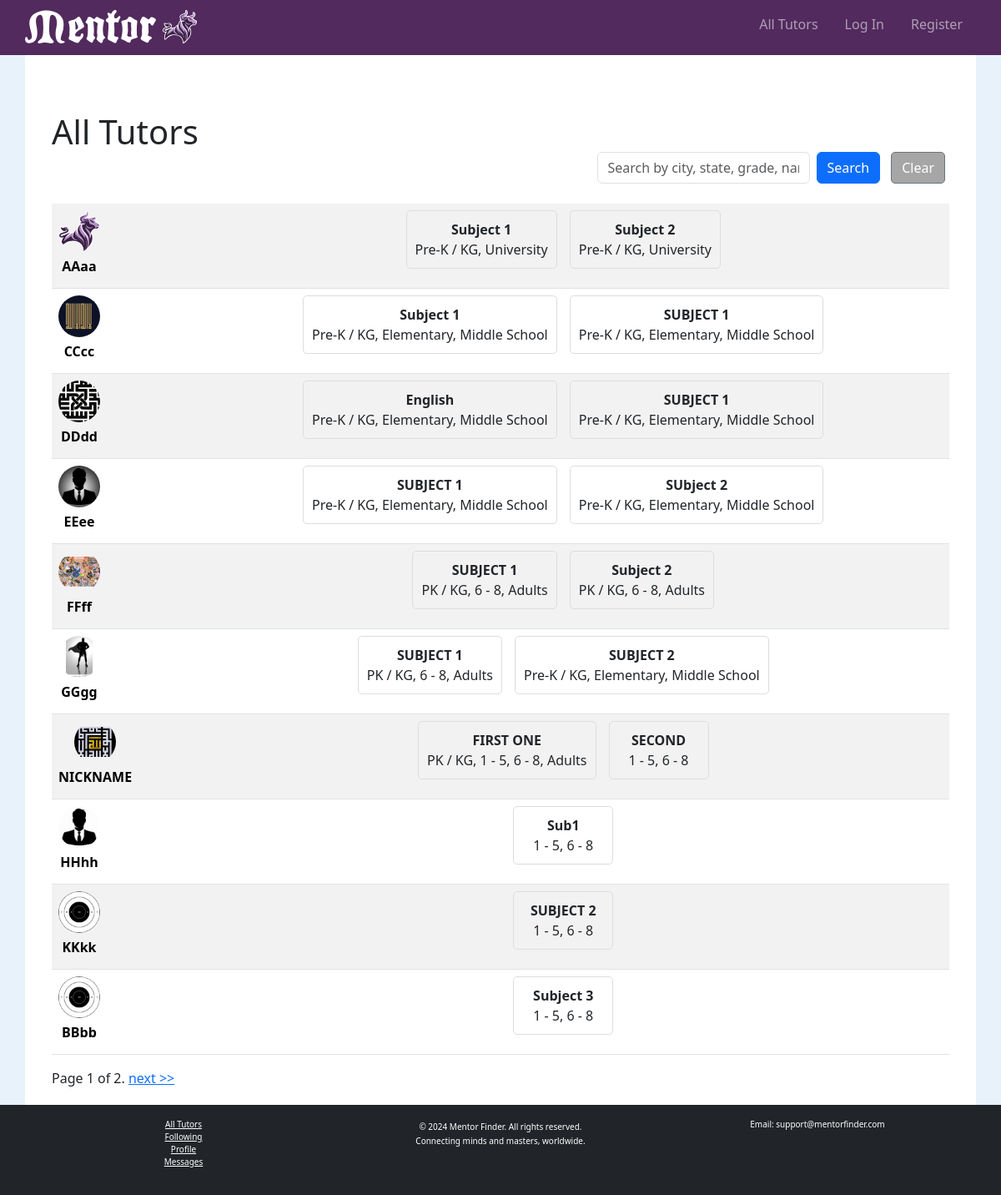
The page / on the database its author committed.
### tutorhub/models.py (models this page shows, shortened)
class User(AbstractUser):
    nickname = models.CharField(max_length=50, blank=True, null=True)
    email = models.EmailField(unique=True)
    is_tutor = models.BooleanField(default=False)
    street_address = models.TextField(blank=True, null=True)
    city = models.CharField(max_length=100, blank=True, null=True)
    state = models.CharField(max_length=100, blank=True, null=True)
    zip_code = models.CharField(max_length=10, blank=True, null=True)
    profile_image = models.ImageField(upload_to="profile_images/", blank=True, null=True)
    bio = models.TextField(blank=True, null=True)
    birthdate = models.DateField(blank=True, null=True)
    availability = models.JSONField(default=dict, blank=True, null=True)  # Only used if is_tutor is True
    subject_grades = models.ManyToManyField('SubjectGrade', blank=True, related_name="users")  # Added field
    liked_by = models.ManyToManyField("self", symmetrical=False, blank=True, related_name="liked_tutors")
    USERNAME_FIELD = "email"
    REQUIRED_FIELDS = ["username"]

class SubjectGrade(models.Model):
    tutor = models.ForeignKey(User, on_delete=models.CASCADE, related_name="tutor_subject_grades")
    subject = models.CharField(max_length=100)
    grade_levels = models.JSONField(default=list)  # Stores grade levels as a list (e.g., ["Elementary", "High School"])
    class Meta:
        unique_together = ('tutor', 'subject')  # Each tutor can teach a subject only once.

### tutorhub/views.py (the view, shortened to what this page needs)
# urls.py: path("", views.index, name="index"),
def index(request):
    query = request.GET.get('q', '').strip()
    view_type = request.GET.get('view', 'all')
    tutors = User.objects.filter(is_tutor=True)
    paginator = Paginator(tutors, 10)
    page_number = request.GET.get('page')
    page_obj = paginator.get_page(page_number)
    if view_type == "search":
        page_title = "Search Results"
    elif view_type == "following":
        page_title = "Following"
    else:
        page_title = "All Tutors"
    return render(request, 'tutorhub/index.html', {
        'page_obj': page_obj,
        'page_title': page_title,
        'view_type': view_type,
    })

### tutorhub/templates/tutorhub/index.html (shortened to what this page needs)
{% extends "tutorhub/layout.html" %}
{% load static %}
{% block body %}
<div class="container mt-5">
    <h1 id="page-title" class="mb-0">{{ page_title }}</h1>
    <div id="search-container" class="mb-4 d-flex justify-content-end align-items-center">
        <form id="search-form" action="{% if user.is_authenticated %}{% url 'index' %}{% else %}{% url 'login' %}{% endif %}" method="get" class="d-flex align-items-center">
            <input type="text" name="q" id="search-input" class="form-control me-2" placeholder="Search by city, state, grade, name" value="{{ request.GET.q|default:'' }}">
            <button type="submit" class="btn btn-primary me-2" {% if not user.is_authenticated %} data-alert="true" {% endif %}>Search</button>            <a href="{% url 'index' %}" class="btn btn-secondary">Clear</a>
        </form>
    </div>
    <table class="table table-striped">
        <tbody>
            {% for tutor in page_obj %}
            <tr class="clickable-row" data-href="{% if user.is_authenticated %}{% url 'profile' tutor.id %}{% else %}{% url 'login' %}{% endif %}"">
                <td>
                    <div class="tutor-row">
                        <div class="profile-info">
                            {% if tutor.profile_image %}
                                <img id="profile-img-thumb" src="{{ tutor.profile_image.url }}" alt="{{ tutor.nickname }}">
                            {% else %}
                                <img id="profile-img-thumb" src="{% static 'tutorhub/images/mentor-logo-bull.svg' %}" alt="Default Logo">
                            {% endif %}
                            <a href="{% url 'profile' tutor.id %}" class="profile-name">{{ tutor.nickname }}</a>
                        </div>
                    </div>
                </td>
                <td>
                    <div class="subject-grade-container">
                        {% for subject_grade in tutor.tutor_subject_grades.all %}
                            <div id="subject-grade">
                                <strong>{{ subject_grade.subject }}</strong>
                                <div>{{ subject_grade.grade_levels|join:", " }}</div>
                            </div>
                        {% empty %}
                            <div>No subjects available.</div>
                        {% endfor %}
                    </div>
                </td>
            </tr>
            {% endfor %}
        </tbody>
    </table>
    <div class="pagination">
        <span class="step-links">
            <span class="current">
                Page {{ page_obj.number }} of {{ page_obj.paginator.num_pages }}.
            </span>
            {% if page_obj.has_next %}
                <a href="?page={{ page_obj.next_page_number }}">next >></a>
            {% endif %}
        </span>
    </div>
</div>
{% endblock %}

### tutorhub/static/tutorhub/styles.css (style rules this page uses)
body { background-color: rgb(231, 242, 251); }
html, body { height: 100%; margin: 0; display: flex; flex-direction: column; }
.tutor-row { display: flex; align-items: center; gap: 25px; }
.profile-info { display: flex; flex-direction: column; align-items: center; text-align: center; }
#profile-img-thumb { width: 50px; height: 50px; object-fit: scale-down; border-radius: 50%; margin-bottom: 5px; }
.profile-name { font-weight: bold; text-decoration: none; color: black; }
.subject-grade-container { display: flex; flex-wrap: wrap; justify-content: center; gap: 15px; }
#subject-grade { border: 1px solid #ddd; border-radius: 5px; padding: 10px; text-align: center; min-width: 120px; margin-bottom: 15px; }
.btn-secondary { margin: 0px 5px; border-radius: 5px; background-color: rgb(166, 166, 166); }
#search-input { width: 255px; display: flex; max-width: 500px; margin: 0 10px; }
.clickable-row { cursor: pointer; }

### rows shown on the page
User: nickname "AAaa"
SubjectGrade: subject "Subject 1", grade_levels "Pre-K / KG, University"
SubjectGrade: subject "Subject 2", grade_levels "Pre-K / KG, University"
User: profile_image (picture), nickname "CCcc"
SubjectGrade: subject "Subject 1", grade_levels "Pre-K / KG, Elementary, Middle School"
SubjectGrade: subject "SUBJECT 1", grade_levels "Pre-K / KG, Elementary, Middle School"
User: profile_image (picture), nickname "DDdd"
SubjectGrade: subject "English", grade_levels "Pre-K / KG, Elementary, Middle School"
SubjectGrade: subject "SUBJECT 1", grade_levels "Pre-K / KG, Elementary, Middle School"
User: profile_image (picture), nickname "EEee"
SubjectGrade: subject "SUBJECT 1", grade_levels "Pre-K / KG, Elementary, Middle School"
SubjectGrade: subject "SUbject 2", grade_levels "Pre-K / KG, Elementary, Middle School"
User: profile_image (picture), nickname "FFff"
SubjectGrade: subject "SUBJECT 1", grade_levels "PK / KG, 6 - 8, Adults"
SubjectGrade: subject "Subject 2", grade_levels "PK / KG, 6 - 8, Adults"
User: profile_image (picture), nickname "GGgg"
SubjectGrade: subject "SUBJECT 1", grade_levels "PK / KG, 6 - 8, Adults"
SubjectGrade: subject "SUBJECT 2", grade_levels "Pre-K / KG, Elementary, Middle School"
User: profile_image (picture), nickname "NICKNAME"
SubjectGrade: subject "FIRST ONE", grade_levels "PK / KG, 1 - 5, 6 - 8, Adults"
SubjectGrade: subject "SECOND", grade_levels "1 - 5, 6 - 8"
User: profile_image (picture), nickname "HHhh"
SubjectGrade: subject "Sub1", grade_levels "1 - 5, 6 - 8"
User: profile_image (picture), nickname "KKkk"
SubjectGrade: subject "SUBJECT 2", grade_levels "1 - 5, 6 - 8"
User: profile_image (picture), nickname "BBbb"
SubjectGrade: subject "Subject 3", grade_levels "1 - 5, 6 - 8"

### other values the page prints
{{ page_title }} "All Tutors"
{{ page_obj.number }} "1"
{{ page_obj.paginator.num_pages }} "2"
